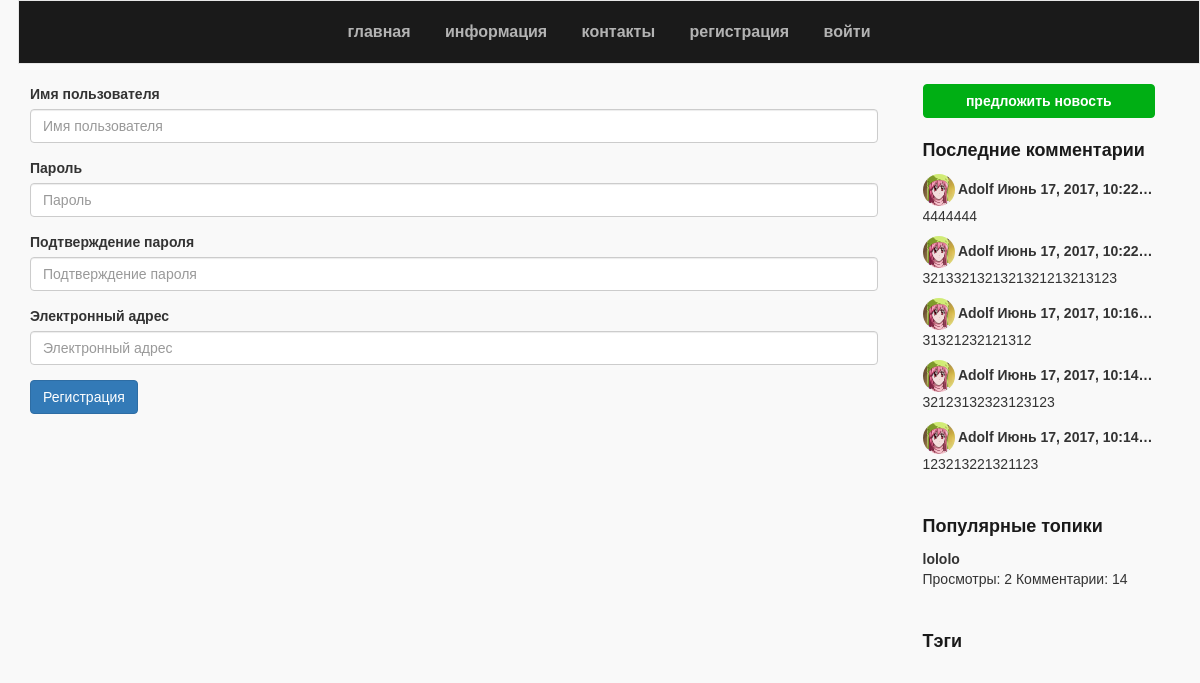
Page /registration/ on the committed database.
### comments/models.py (models this page shows, shortened)
class Comment(models.Model):
    article = models.ForeignKey(Article, on_delete=models.CASCADE)
    text = models.TextField()
    created = models.DateTimeField(auto_now_add=True)
    edited = models.DateTimeField(auto_now_add=True)
    author = models.ForeignKey(settings.AUTH_USER_MODEL,
                               on_delete=models.CASCADE,
                               blank=True,
                               null=True,
                               editable=False
                               )
    session = models.CharField(max_length=40, editable=False)
    ip = models.CharField(max_length=40, editable=False)
    parent = models.ForeignKey('self', null=True, blank=True, related_name='children', db_index=True)
    target_name = models.CharField(max_length=50, null=True, blank=True)
    name = models.TextField(editable=False)
    rating_object = GenericRelation(RatingModel)
    published = models.BooleanField(default=False)
    objects = CommentsManager()

### custom_user/models.py (models this page shows, shortened)
class CustomUser(AbstractBaseUser):
    username = models.CharField(max_length=25, unique=True)
    username_slug = models.CharField(max_length=25, blank=True, null=True, unique=True)
    email = models.EmailField()
    birthday = models.DateTimeField(default=timezone.now)
    is_active = models.BooleanField(default=False, verbose_name='activation')
    is_admin = models.BooleanField(default=False, verbose_name='Admin permission')
    objects = CustomUserManager()
    avatar = GenericRelation(Image)
    USERNAME_FIELD = 'username'
    REQUIRED_FIELDS = ['email']
    def __str__(self):
        return self.username
    def get_avatar(self):
        return self.avatar.last().image.url

### utils_tags_cp/models.py (models this page shows)
class Image(models.Model):
    image = models.ImageField(upload_to='media/images/')
    content_type = models.ForeignKey(ContentType, on_delete=models.CASCADE, verbose_name='tied object')
    object_id = models.SlugField()
    content_object = GenericForeignKey('content_type', 'object_id')

### articles/models.py (models this page shows, shortened)
class Article(models.Model):
    title = models.CharField(max_length=60, unique=True)
    text = models.TextField()
    created = models.DateTimeField(default=timezone.now, editable=False)
    edited = models.DateTimeField(default=timezone.now, editable=False)
    author = models.ForeignKey(settings.AUTH_USER_MODEL, on_delete=models.CASCADE)
    primary_key = models.SlugField(primary_key=True, unique=True, max_length=100, editable=False)
    rating_object = GenericRelation(RatingModel)
    image_object = GenericRelation(Image)
    def get_hits(self):
        return self.hitcount.hits
    objects = ArticleManager()

### hit/models.py (models this page shows, shortened)
class HitCount(models.Model):
    article = models.OneToOneField(Article, on_delete=models.CASCADE)
    hits = models.SmallIntegerField(default=0)
    created = models.DateTimeField(auto_now_add=True)
    edited = models.DateTimeField(auto_now_add=True)

### registration/views.py (the view, shortened to what this page needs)
class RegistrationView(SendEmailMixIn, SigningMixIn, generic.FormView):
    template_name = 'registration/registration.html'
    form_class = forms.RegistrationForm
    user = None

### registration/forms.py (shortened to what this page needs)
class RegistrationForm(forms.Form):
    username = forms.CharField(max_length=20,
                               label='Имя пользователя',
                               error_messages={'required': ''}
                               )
    password_1 = forms.CharField(widget=forms.PasswordInput,
                                 label='Пароль',
                                 error_messages={'required': ''}
                                 )
    password_2 = forms.CharField(widget=forms.PasswordInput,
                                 label='Подтверждение пароля',
                                 error_messages={'required': ''}
                                 )
    email = forms.EmailField(label='Электронный адрес',
                             error_messages={'required': ''}
                             )

### articles/models.py (called while the page is built)
    def get_popular_articles(self):
        return Article.objects.all().order_by('hitcount__hits').reverse()

### comments/models.py (called while the page is built)
    def recent_comments(self):
        return Comment.objects.order_by('-created')[:5]

### utils_tags_cp/cp.py (called while the page is built)
def popular_articles(request):
    articles = Article.objects.get_popular_articles()[:5]
    return {'POPULAR_ARTICLES': articles}

def subscriptions(request):
    if request.user.is_authenticated:
        subscription_list = Subscription.objects.filter(subscribed_user=request.user)
    else:
        subscription_list = Subscription.objects.filter(session=request.session.session_key)
    return {"SUBSCRIPTION_LIST": subscription_list}

def tag_list(request):
    tags = Tag.objects.all()
    return {"TAGS": tags}

def search_form(request):
    form = SearchForm
    return {"SEARCH_FORM": form}

def recent_comments(request):
    return {"RECENT_COMMENTS": Comment.objects.recent_comments()}

### utils_tags_cp/templatetags/custom_templates.py (called while the page is built)
@register.simple_tag(name='login')
def login_form():
    return LoginForm()

@register.simple_tag(name='registration')
def registration_form():
    return RegistrationForm()

### templates/registration/registration.html (shortened to what this page needs)
{% extends 'main_page/static_templates/main_page_carcass.html' %}
{% load staticfiles %}
{% load bootstrap3 %}
{% block content %}
    <form method="post" action="">
        {% bootstrap_form form %}
        <button type="submit" class="btn btn-primary btn-md">Регистрация</button>
    </form>
{% endblock %}

### templates/main_page/blocks/sidebar.html (shortened to what this page needs)
<div class="col-lg-12 col-sm-6 col-md-12" xmlns="http://www.w3.org/1999/html">
    <div class="prop-article">
        <button type="button" class="btn btn-primary">предложить новость</button>
    </div>
    <div class="recent-comments">
        <div class="recent-comments-heading">Последние комментарии</div>
        {% for comment in RECENT_COMMENTS %}
            <div class="comment-info">
                <img src="{{ comment.author.get_avatar }}" style="height: 32px" class="img-circle"> {{ comment.author }} {{ comment.created }}
            </div>
            <div class="comment-pretext">
                {{ comment.text }}
            </div>
        {% endfor %}
    </div>
    <div class="popular-posts" style="margin-top: 40px">
        <div class="popular-article-heading">
            Популярные топики
        </div>
        {% for article in POPULAR_ARTICLES %}
            <a href="/article/{{ article.pk }}">
                <div class="popular-article-title">{{ article.title }}</div>
                <div class="popular-article-info">
                    Просмотры: {{ article.get_hits }} Комментарии: {{ article.comment_set.all.count }}
                </div>
            </a>
        {% endfor %}
    </div>
</div>
<div class="col-lg-12">
    <div class="tags" style="margin-top: 40px">
        <div class="tags-title">
            Тэги
        </div>
    </div>
</div>

### Blog_01/static/css/main_page.css (style rules this page uses)
body { font-family: proxima_nova,sans-serif; font-weight: 400; font-size: 14px; background-color: #F9F9F9; height: 100%; text-rendering: optimizeLegibility; }

### Blog_01/static/css/sidebar.css (style rules this page uses)
.recent-comments-heading, .popular-article-heading, .tags-title, .comments-title { color: #1a1a1a; font-size: 18px; font-weight: 700; }
.comment-info, .popular-article-title { color: #333; font-size: 14px; font-weight: 700; margin-top: 10px; white-space: nowrap; overflow: hidden; text-overflow: ellipsis; }
.comment-pretext, .popular-article-info { color: #333; font-size: 14px; font-weight: 500; white-space: nowrap; overflow: hidden; text-overflow: ellipsis; }
.user-info-send-message button, .user-info-password-change button, .password-reset-subm, .login-subm, .answer-submit, .tag, .send-message-subm, .tag:focus, .tag:active, .tag:active:focus, .login-subm:focus, .login-subm:active, .login-subm:active:focus, .password-reset-submit:focus, .password-reset-subm:active, .password-reset-subm:active:focus, .user-info-send-message button:focus, .user-info-send-message button:active, .user-info-send-message button:active:focus, .user-info-password-change button:focus, .user-info-password-change button:active, .user-info-password-change button:active:focus, .password-reset-subm:focus, .password-reset-subm:active, .password-reset-subm:active:focus, .answer-submit:focus, .answer-submit:active, .answer-submit:active:focus, .send-message-subm:focus, .send-message-subm:active, .send-message-subm:active:focus, .prop-article button, .prop-article button:focus, .prop-article button:active, .prop-article button:active:focus { background-color: #00af14; border-color: #00af14; margin-right: 20px; outline: none; }
.prop-article button { width: 100%; margin-bottom: 20px; font-weight: 700; }

### Blog_01/static/css/article-details.css (style rules this page uses)
.article-like-buttons .glyphicon-thumbs-down, .article-like-buttons .glyphicon-thumbs-up, .dislikes-count, .likes-count, a, a:hover { color: #b3b3b3 }
.img-circle-comment, .img-circle { border-radius: 50%; height: 32px; width: 32px; }

### rows in the picture
Comment: author.get_avatar (picture), author "Adolf", created "Июнь 17, 2017, 10:22…", text "4444444"
Comment: author.get_avatar (picture), author "Adolf", created "Июнь 17, 2017, 10:22…", text "3213321321321321213213123"
Comment: author.get_avatar (picture), author "Adolf", created "Июнь 17, 2017, 10:16…", text "31321232121312"
Comment: author.get_avatar (picture), author "Adolf", created "Июнь 17, 2017, 10:14…", text "32123132323123123"
Comment: author.get_avatar (picture), author "Adolf", created "Июнь 17, 2017, 10:14…", text "123213221321123"
Article: title "lololo", get_hits "2", comment_set.all.count "14"
